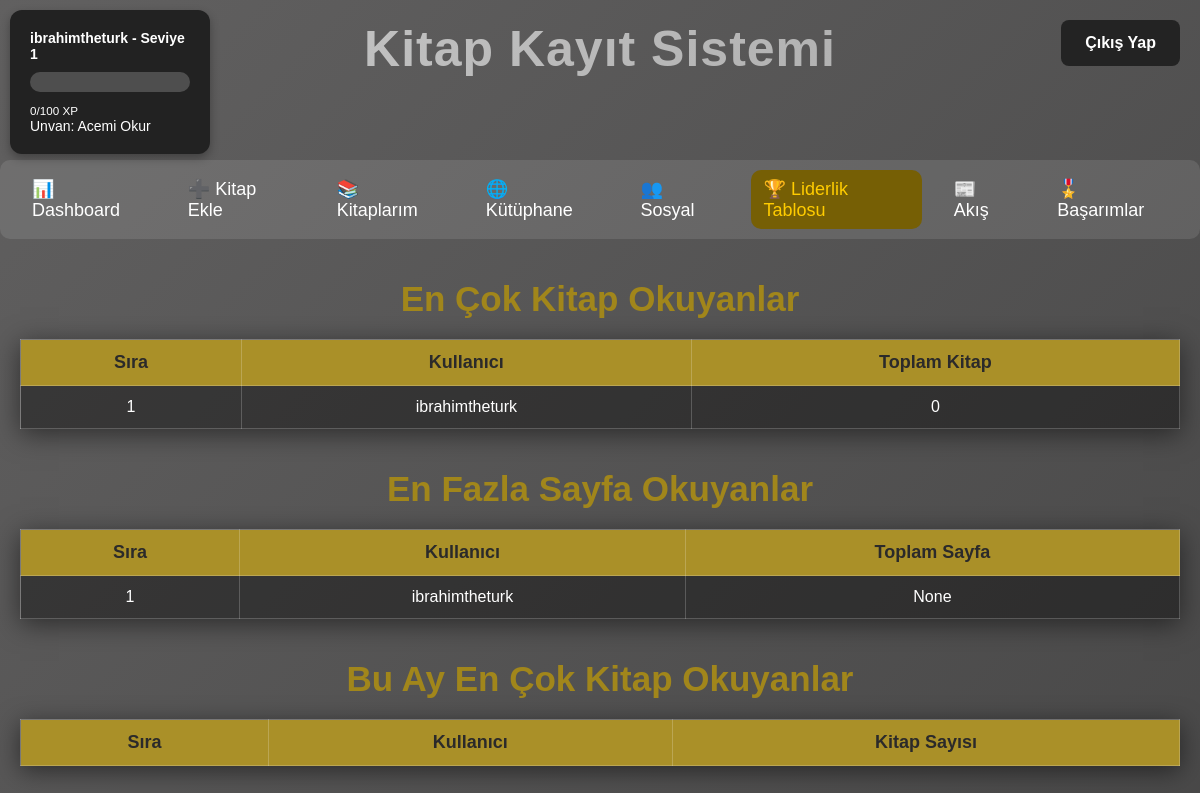
The app's page /leaderboard (signed in), older data.
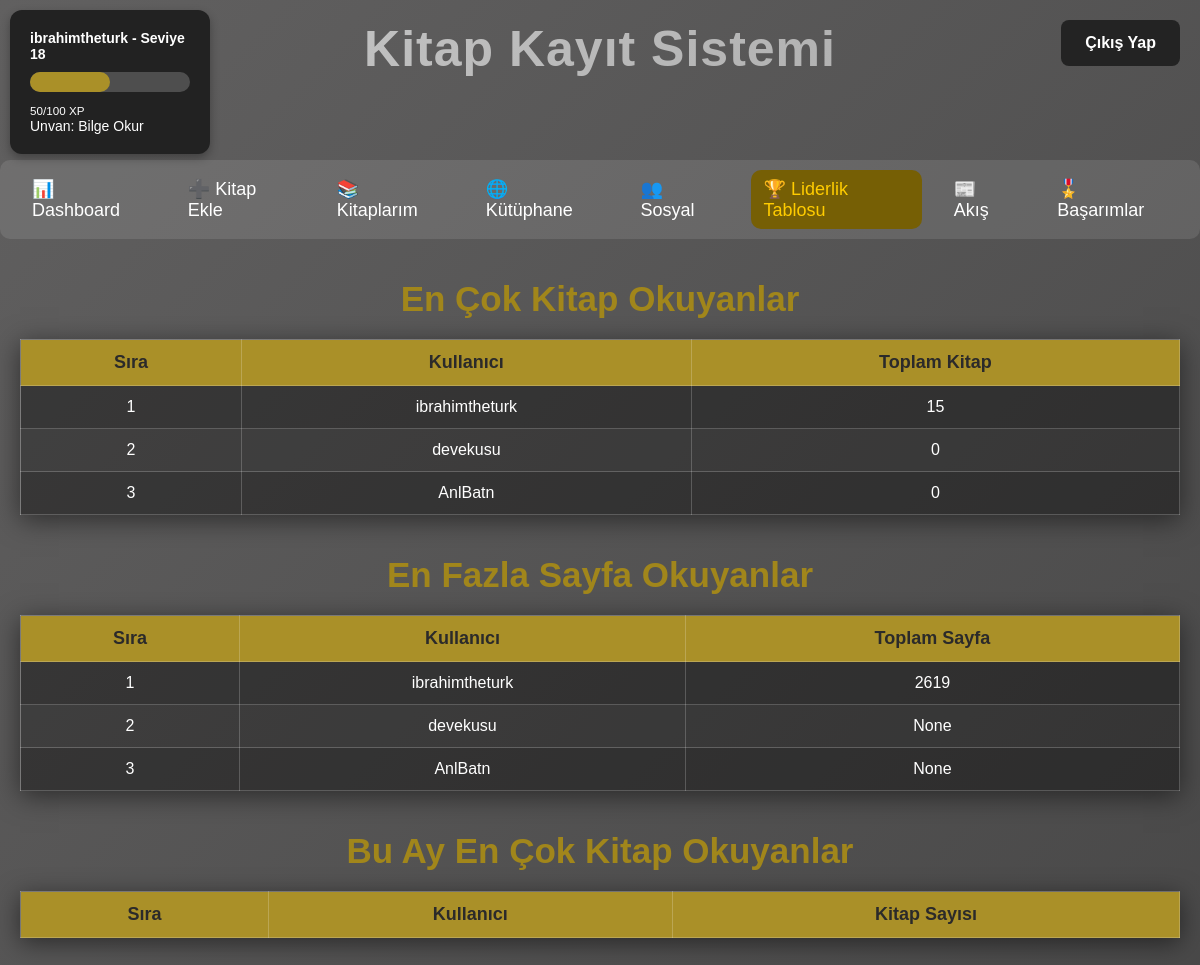
The same page, newer data.
### tables this page shows
CREATE TABLE users (
            id INTEGER PRIMARY KEY AUTOINCREMENT,
            username TEXT UNIQUE NOT NULL,
            password TEXT NOT NULL,
            email TEXT,
            xp INTEGER DEFAULT 0,
            level INTEGER DEFAULT 1,
            created_at TEXT DEFAULT CURRENT_TIMESTAMP
        );

### app.py (the view)
@app.route("/leaderboard")
def leaderboard():
    conn = get_connection()
    cursor = conn.cursor()
    user_id = session.get("user_id")  # giriş yapan kullanıcı
    user_box = None
    if user_id:
        cursor.execute("SELECT username, xp, level FROM users WHERE id=?", (user_id,))
        row = cursor.fetchone()
        if row:
            username, xp, level = row
            progress = (xp % 100)
            user_box = {
                "username": username,
                "xp": xp,
                "level": level,
                "progress": progress
            }
    cursor.execute("""
        SELECT u.username, COUNT(b.id) as total_books
        FROM users u
        LEFT JOIN books b ON u.id = b.user_id
        GROUP BY u.id
        ORDER BY total_books DESC
        LIMIT 10
    """)
    top_books = cursor.fetchall()
    cursor.execute("""
        SELECT u.username, SUM(b.page) as total_pages
        FROM users u
        LEFT JOIN books b ON u.id = b.user_id
        GROUP BY u.id
        ORDER BY total_pages DESC
        LIMIT 10
    """)
    top_pages = cursor.fetchall()
    this_month = datetime.now().strftime("%Y-%m")
    cursor.execute("""
        SELECT u.username, COUNT(b.id) as books_this_month
        FROM users u
        LEFT JOIN books b ON u.id = b.user_id
        WHERE b.read_date LIKE ?
        GROUP BY u.id
        ORDER BY books_this_month DESC
        LIMIT 10
    """, (f"{this_month}%",))
    top_month = cursor.fetchall()
    conn.close()
    return render_template("leaderboard.html",
                           top_books=top_books,
                           top_pages=top_pages,
                           top_month=top_month,
                           user_box=user_box)

### database.py (called while the page is built)
def get_connection():
    return sqlite3.connect(DB_NAME)

### templates/leaderboard.html (shortened to what this page needs)
<!DOCTYPE html>
<html lang="tr">
<head>
<link rel="stylesheet" href="{{ url_for('static', filename='style.css') }}">
</head>
<body>
    <div class="user-box">
    <div class="level-box">
        <p><strong>{{ user_box.username }} - Seviye {{ user_box.level }}</strong></p>
        <div class="progress-bar">
            <div class="progress" id="progressBar"></div>
        </div>
        <small>{{ user_box.xp % 100 }}/100 XP</small>
        {% set titles = ['Acemi Okur', 'Kitap Kurdu', 'Usta Okur', 'Bilge Okur', 'Efsane Okur'] %}
        {% set title_index = ((user_box.level - 1) // 5) %}
        <p>Unvan: {{ titles[title_index if title_index < titles|length else -1] }}</p>
    </div>
</div>
    <a href="/logout" class="logout-btn">Çıkış Yap</a>
<h1 class="page-title">Kitap Kayıt Sistemi</h1>
<div class="tabs">
    <a href="/dashboard" class="tab-link">📊 Dashboard</a>
    <a href="/add_book" class="tab-link">➕ Kitap Ekle</a>
    <a href="/my_books" class="tab-link">📚 Kitaplarım</a>
    <a href="/library" class="tab-link">🌐 Kütüphane</a>
    <a href="/social" class="tab-link">👥 Sosyal</a>
    <a href="/leaderboard" class="tab-link active">🏆 Liderlik Tablosu</a>
    <a href="/feed" class="tab-link">📰 Akış</a>
    <a href="/achievements" class="tab-link">🎖️ Başarımlar</a>
</div>
<div class="leaderboard-wrapper">
    <h2 style="color: #a1861b; text-align: center; font-size: 35px; margin-bottom: 20px; margin-top: 20px;">En Çok Kitap Okuyanlar</h2>
    <table class="leaderboard-table">
        <tr>
            <th>Sıra</th>
            <th>Kullanıcı</th>
            <th>Toplam Kitap</th>
        </tr>
        {% for row in top_books %}
        <tr>
            <td>{{ loop.index }}</td>
            <td>{{ row[0] }}</td>
            <td>{{ row[1] }}</td>
        </tr>
        {% endfor %}
    </table>
    <h2 style="color: #a1861b; text-align: center; font-size: 35px; margin-bottom: 20px; margin-top: 20px;">En Fazla Sayfa Okuyanlar</h2>
    <table class="leaderboard-table">
        <tr>
            <th>Sıra</th>
            <th>Kullanıcı</th>
            <th>Toplam Sayfa</th>
        </tr>
        {% for row in top_pages %}
        <tr>
            <td>{{ loop.index }}</td>
            <td>{{ row[0] }}</td>
            <td>{{ row[1] }}</td>
        </tr>
        {% endfor %}
    </table>
    <h2 style="color: #a1861b; text-align: center; font-size: 35px; margin-bottom: 20px; margin-top: 20px;">Bu Ay En Çok Kitap Okuyanlar</h2>
    <table class="leaderboard-table">
        <tr>
            <th>Sıra</th>
            <th>Kullanıcı</th>
            <th>Kitap Sayısı</th>
        </tr>
    </table>
</div>
</body>
</html>

Row changes from the older to the newer data that the page shows:
changed users "ibrahimtheturk": level "1" → "18"; user_box.xp%100 "0" → "50"; xp "0" → "15"; row "None" → "2619"
added users: username "devekusu", xp "0", row "None"
added users: username "AnlBatn", xp "0", row "None"
Text that changed along with them:
{{ titles[title_index if title_index < titles|length else -1] }}: "Acemi Okur" → "Bilge Okur"
